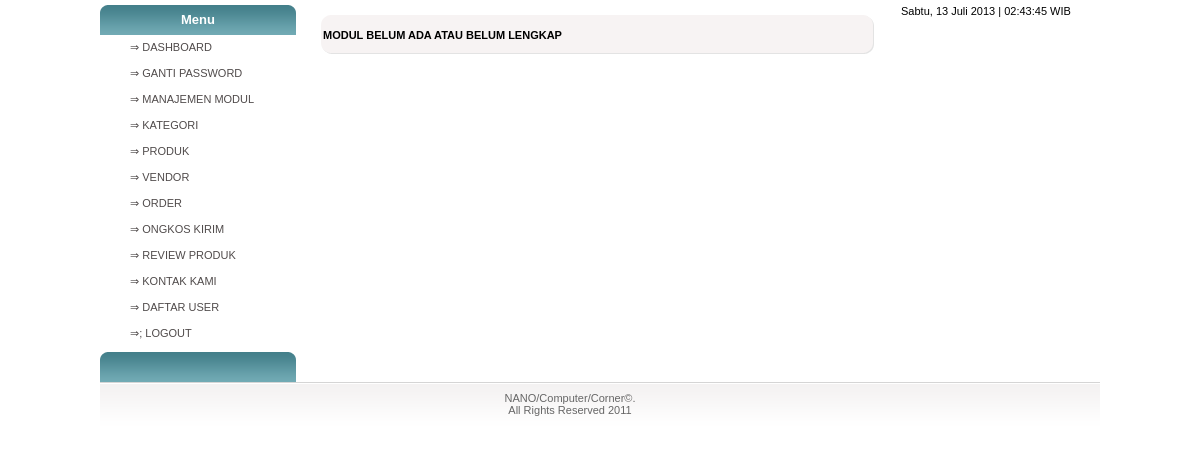
The app's page /admin/media.php (signed in) with its own data.
### tables this page shows
CREATE TABLE IF NOT EXISTS `modul` (
  `id_modul` int(5) NOT NULL AUTO_INCREMENT,
  `nama_modul` varchar(50) NOT NULL,
  `link` varchar(100) NOT NULL,
  `status` enum('user','admin') NOT NULL,
  `aktif` enum('Y','N') NOT NULL,
  `urutan` int(5) NOT NULL,
  PRIMARY KEY (`id_modul`)
);

### admin/menu.php (the view, shortened to what this page needs)
<?php
if ($_SESSION['leveluser']=='admin'){
  $sql=mysql_query("select * from modul where aktif='Y' order by urutan");
}
else{
  $sql=mysql_query("select * from modul where status='user' and aktif='Y' order by urutan");
}
while ($m=mysql_fetch_array($sql)){
  echo "<li class='odd'><a href='$m[link]'>&rArr; $m[nama_modul] </a></li>";
}
?>

### css/style.css (style rules this page uses)
body { padding:0; font-family:Arial, Helvetica, sans-serif; font-size:11px; margin:0px auto auto auto; color:#000; }
ul.left_menu_admin li.odd a { width:166px;height:25px;display:block;background-position:5px 5px;border-bottom:1px #FFFFFF solid; text-decoration:none;color:#504b4b;padding:0 0 0 30px; line-height:25px; }

### records on screen
modul: nama_modul "GANTI PASSWORD"
modul: nama_modul "MANAJEMEN MODUL"
modul: nama_modul "KATEGORI"
modul: nama_modul "PRODUK"
modul: nama_modul "VENDOR"
modul: nama_modul "ORDER"
modul: nama_modul "ONGKOS KIRIM"
modul: nama_modul "REVIEW PRODUK"
modul: nama_modul "KONTAK KAMI"
modul: nama_modul "DAFTAR USER"

### other values on screen
$hari_ini "Sabtu"
